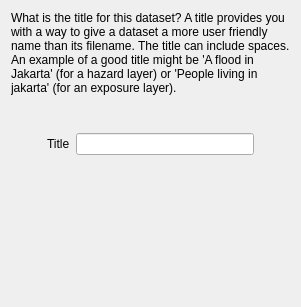
     <widget class="QWidget" name="pg9Title">
      <layout class="QVBoxLayout" name="verticalLayout_7">
       <item>
        <widget class="QLabel" name="lblSelectTitle">
         <property name="styleSheet">
          <string notr="true">font: 11pt &quot;Ubuntu&quot;;</string>
         </property>
         <property name="text">
          <string>What is the title for this dataset? A title provides you with a way to give a dataset a more user friendly name than its filename. The title can include spaces. An example of a good title might be 'A flood in Jakarta' (for a hazard layer) or 'People living in jakarta' (for an exposure layer).</string>
         </property>
         <property name="alignment">
          <set>Qt::AlignLeading|Qt::AlignLeft|Qt::AlignTop</set>
         </property>
         <property name="wordWrap">
          <bool>true</bool>
         </property>
        </widget>
       </item>
       <item>
        <spacer name="verticalSpacer_13">
         <property name="orientation">
          <enum>Qt::Vertical</enum>
         </property>
         <property name="sizeType">
          <enum>QSizePolicy::Fixed</enum>
         </property>
         <property name="sizeHint" stdset="0">
          <size>
           <width>20</width>
           <height>32</height>
          </size>
         </property>
        </spacer>
       </item>
       <item>
        <layout class="QGridLayout" name="gridLayout_5">
         <item row="0" column="0">
          <spacer name="horizontalSpacer_8">
           <property name="orientation">
            <enum>Qt::Horizontal</enum>
           </property>
           <property name="sizeType">
            <enum>QSizePolicy::Fixed</enum>
           </property>
           <property name="sizeHint" stdset="0">
            <size>
             <width>36</width>
             <height>20</height>
            </size>
           </property>
          </spacer>
         </item>
         <item row="0" column="1">
          <widget class="QLabel" name="lblTitle">
           <property name="styleSheet">
            <string notr="true">font: 11pt &quot;Ubuntu&quot;;</string>
           </property>
           <property name="text">
            <string>Title</string>
           </property>
           <property name="buddy">
            <cstring>leTitle</cstring>
           </property>
          </widget>
         </item>
         <item row="0" column="2">
          <widget class="QLineEdit" name="leTitle">
           <property name="styleSheet">
            <string notr="true">font: 11pt &quot;Ubuntu&quot;;</string>
           </property>
          </widget>
         </item>
         <item row="0" column="3">
          <spacer name="horizontalSpacer_9">
           <property name="orientation">
            <enum>Qt::Horizontal</enum>
           </property>
           <property name="sizeType">
            <enum>QSizePolicy::Fixed</enum>
           </property>
           <property name="sizeHint" stdset="0">
            <size>
             <width>36</width>
             <height>20</height>
            </size>
           </property>
          </spacer>
         </item>
        </layout>
       </item>
       <item>
        <spacer name="verticalSpacer_14">
         <property name="orientation">
          <enum>Qt::Vertical</enum>
         </property>
         <property name="sizeHint" stdset="0">
          <size>
           <width>20</width>
           <height>141</height>
          </size>
         </property>
        </spacer>
       </item>
      </layout>
     </widget>
